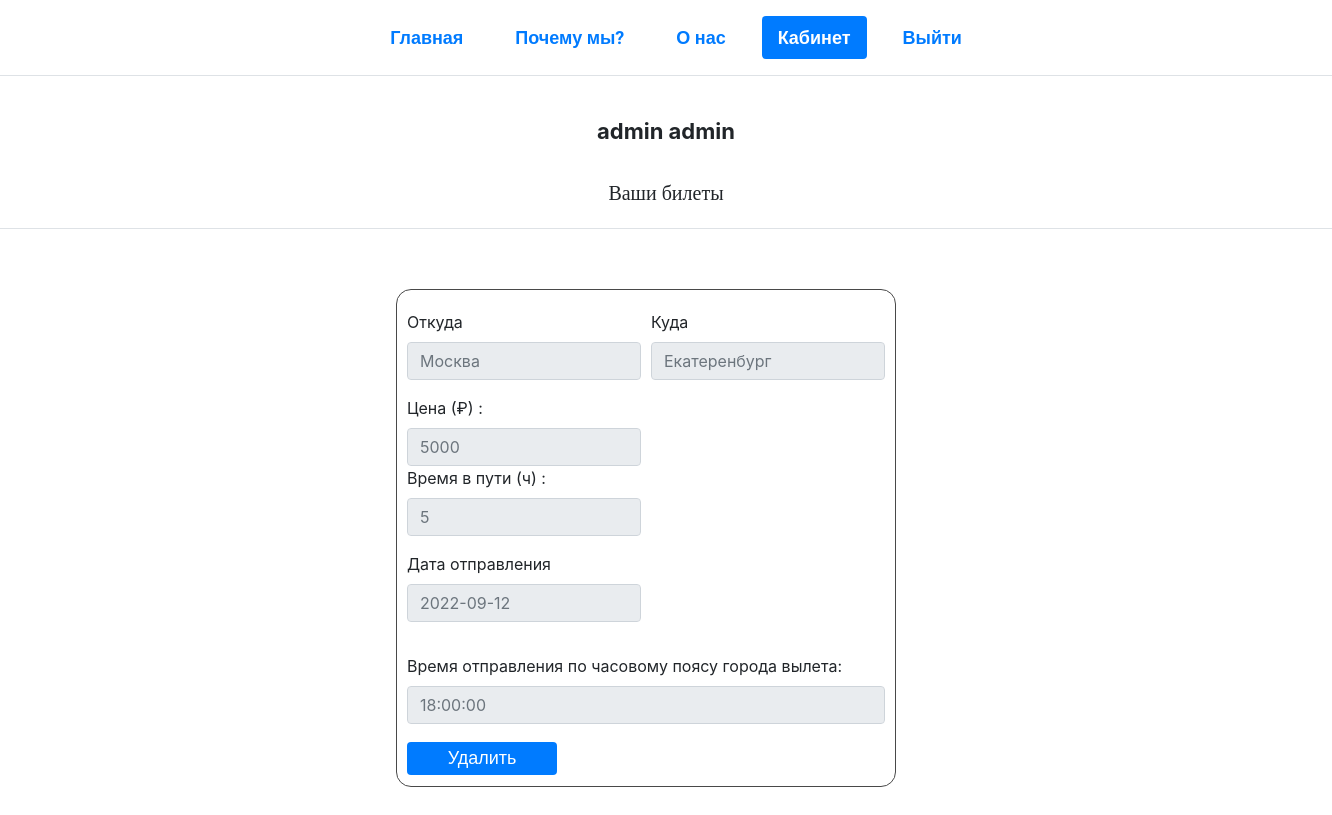
Screenshot of /lk.php (signed in) with the database file from the repository.
### tables this page shows
CREATE TABLE `users` (
  `id` int NOT NULL,
  `firstName` varchar(255) NOT NULL,
  `lastName` varchar(255) NOT NULL,
  `password` varchar(255) NOT NULL,
  `email` varchar(255) NOT NULL,
  `admin` tinyint(1) NOT NULL DEFAULT '0'
);

CREATE TABLE `offers` (
  `id` bigint NOT NULL,
  `name` text NOT NULL,
  `phone` varchar(20) NOT NULL,
  `ticked_id` bigint NOT NULL,
  `user_id` int NOT NULL
);

CREATE TABLE `cities` (
  `id` bigint NOT NULL,
  `name` text NOT NULL
);

CREATE TABLE `tickets` (
  `id` bigint NOT NULL,
  `from` bigint NOT NULL,
  `to` bigint DEFAULT NULL,
  `price` text,
  `dateFrom` date DEFAULT NULL,
  `timeFrom` time DEFAULT NULL,
  `travelTime` varchar(15) DEFAULT NULL,
  `places` int NOT NULL
);

### lk.php (the view, shortened to what this page needs)
<?php
require('./db.php');
$stmt = $pdo->prepare('SELECT firstName, lastName FROM users where id = :id');
$stmt->execute(array('id' => $_SESSION['id']));
$user = $stmt->fetch();
?>
<!DOCTYPE html>
<html lang="en">
<head>
    <link rel="stylesheet" href="/css/lk.css">
    <link rel="stylesheet" href="https://stackpath.bootstrapcdn.com/bootstrap/4.3.1/css/bootstrap.min.css"
>
</head>
<body>
<header class="d-flex flex-wrap justify-content-center py-3 mb-4 border-bottom">
    <a href="/" class="d-flex align-items-center mb-3 mb-md-0 me-md-auto text-dark text-decoration-none">
        <svg class="bi me-2" width="40" height="32">
            <use xlink:href="#bootstrap"></use>
        </svg>
    </a>
    <ul class="nav nav-pills">
        <li class="nav-item"><a href="/index.php" class="nav-link" aria-current="page">Главная</a></li>
        <li class="nav-item"><a href="/Whyme.php" class="nav-link">Почему мы?</a></li>
        <li class="nav-item"><a href="/aboutus.php" class="nav-link">О нас</a></li>
        <?php
        if ($_SESSION['auth'] == 1) {
            ?>
            <li class="nav-item"><a href="/lk.php" class="nav-link active">Кабинет</a></li>
            <li class="nav-item"><a href="/logout.php" class="nav-link">Выйти</a></li>
            <?
        } else {
            ?>
            <li class="nav-item"><a href="/register.php" class="nav-link">Регистрация</a></li>
            <li class="nav-item"><a href="/login.php" class="nav-link">Авторизация</a></li>
            <?
        }
        ?>
    </ul>
</header>
<div class="infoUser">
    <div class="wrapper">
        <div class="container">
            <div class="user">
                <div class="userinfo"><? echo $user['firstName']; ?> <? echo $user['lastName']; ?></div>
            </div>
            <div class="textTitle">Ваши билеты</div>
        </div>
    </div>
</div>
<div class="ticket">
    <div class="wrapperStorage">
        <?php
        $query = $pdo->query('SELECT offers.ticked_id, offers.user_id FROM `offers` WHERE user_id = ' . $_SESSION['id']);
        $offers = $query->fetchAll(PDO::FETCH_ASSOC);
        if (!empty($offers)) {
            foreach ($offers as $offer) {
                $stmt = $pdo->prepare('SELECT  o.id as id, tickets.id as ticketId, tickets.price, tickets.dateFrom, tickets.timeFrom, tickets.travelTime, city_to.name as cityTo , city_from.name as cityFrom FROM `tickets`
                        INNER JOIN cities as city_to on tickets.to = city_to.id
                        INNER JOIN cities as city_from on tickets.from = city_from.id
                        LEFT JOIN offers as o ON o.ticked_id = tickets.id
                        WHERE tickets.id = :id');
                $stmt->execute(array("id" => $offer['ticked_id']));
                $city = $stmt->fetch();
                ?>
                <div class="block">
                    <div class="storage_flight_storage_one">
                        <div class="form-row">
                            <div class="form-group col-md-6">
                            <label for="inputEmail4">Откуда</label>
                            <input type="email" class="form-control" id="inputEmail4"
                                   placeholder="<?php echo $city['cityFrom'] ?>" disabled>
                            </div>
                            <div class="form-group col-md-6">
                            <label for="inputEmail4">Куда</label>
                            <input type="email" class="form-control" id="inputEmail4"
                                   placeholder="<?php echo $city['cityTo'] ?>" disabled>
                            </div>
                        </div>
                        <div class="form-row">
                            <div class="form-group col-md-6">
                                <label for="inputEmail4">Цена (₽) : </label>
                                <input type="text" class="form-control" id="inputEmail5"
                                       placeholder="<?php echo $city['price']  ?>" disabled>
                                <label for="inputEmail4">Время в пути (ч) :</label>
                                <input type="text" class="form-control" id="inputEmail5"
                                       placeholder="<?php echo $city['travelTime'] ?>" disabled>
                            </div>
                        </div>
                        <div class="form-row">
                            <div class="form-group col-md-6">
                                <label for="inputEmail4">Дата отправления</label>
                                <input type="text" class="form-control" id="inputEmail5"
                                       placeholder="<?php echo $city['dateFrom'] ?>" disabled>
                            </div>
                        </div>
                        <div class="form-row">
                            <div class="form-group col-md-12"">
                                <label for="inputEmail4">Время отправления по часовому поясу города
                                    вылета:</label>
                            <input type="text" class="form-control" id="inputEmail5"
                                   placeholder="<?php echo $city['timeFrom'] ?>" disabled>
                            <div class="delete">
                                <form method='post' action='/delete.php'>
                                    <button type=submit> Удалить </button>
                                </form>
                            </div>
                        </div>
                        </div>
                    </div>
                </div>
                <?
            }
        }
        ?>
    </div>
</div>
</body>

### css/lk.css (style rules this page uses)
* { top: 0; left: 0; padding: 0; margin: 0 }
header { font-family: "Roboto", sans-serif; width: 100%; height: 100%; }
ul { display: flex }
li { padding-right: 20px; list-style-type: none; font-size: 18px; font-weight: bold; color: #000 }
button { background-color: #656293; border-radius: 5px; color: #fff; border: none; padding-left: 10px; padding-right: 10px; cursor: pointer !important }
.infoUser { width: 100%; padding-top: 5px; }
.wrapper { width: 100%; border-bottom: 1px solid #dee2e6!important; }
.container { width: 100%; max-width: 1170px; margin-left: auto; margin-right: auto; }
.user { display: flex; justify-content: center; flex-direction: column; align-items: center; }
.userinfo { padding-top: 10px; text-align: center; width: 130%; font-size: 22px; font-weight: bold; }
.ticket { padding-top: 50px; display: flex; align-items: center; justify-content: center; flex-wrap: wrap; }
.textTitle { display: flex; justify-content: center; font-size: 20px; font-family: Georgia; font-weight: 500; margin-top: 30px; padding-bottom: 20px; }
.wrapperStorage { display: flex; flex-direction: row; align-items: center; justify-content: space-evenly; flex-wrap: wrap; }
.storage_flight_storage_one { border: 1px solid #494949; width: 500px; border-radius: 15px; text-align: left; margin: 10px 40px 30px 0; padding: 10px; padding-top: 20px; }
.block { display: flex; }
.delete button { display: flex; margin: 18px 0px -15px 0px; background-color: #007bff; border-radius: .25rem; font-size: 18px; font-family: sans-serif,Roboto; padding: 3px 12px; width: 150px; justify-content: center; }

### rows the page displays
users: firstName "admin", lastName "admin"
offers: name "Москва", name "Екатеренбург", ticked.price "5000", ticked.travelTime "5", ticked.dateFrom "2022-09-12", ticked.timeFrom "18:00:00"
